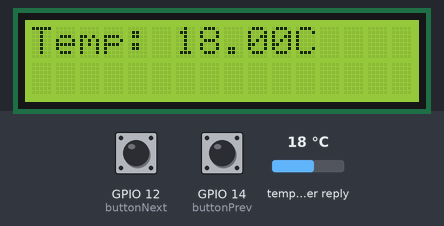
Simulated run of this program. Board: ESP32. Parts: 16×2 character LCD. Inputs (shaded band) come from the test bench; at power-on: GPIO 12 (buttonNext) HIGH, GPIO 14 (buttonPrev) HIGH, temperature in the weather reply 18 °C. WiFi joins after 1.5 s; servers stay silent unless stated; web services answer with replies made up by the test bench; what the program prints to the serial monitor is not drawn.

Above: at 8.0 s.
8.1 s: GPIO 12 (buttonNext) pulled LOW for 3.2 s
At 11.7 s:
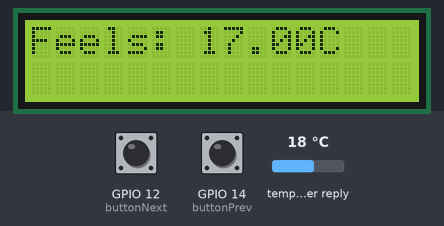
12.8 s: GPIO 14 (buttonPrev) pulled LOW for 1 s
At 14.7 s:
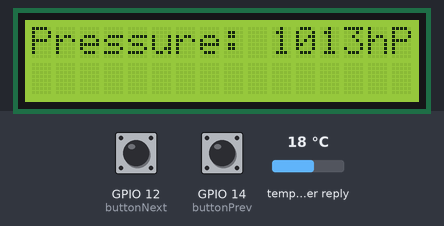
15.3 s: GPIO 14 (buttonPrev) pulled LOW for 0.15 s
At 16.5 s:
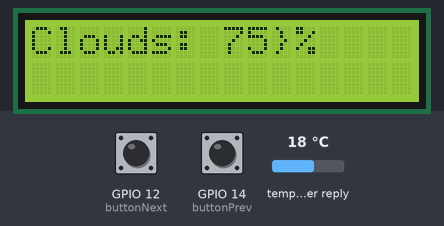
16.9 s: GPIO 14 (buttonPrev) pulled LOW for 3.2 s
At 20.8 s:
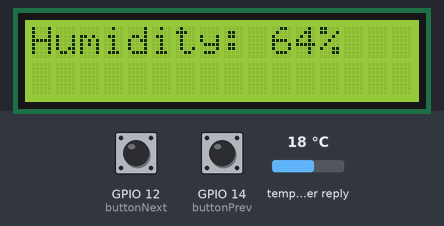
Timing chart, 0 to 22.3 s (numbered marks = the images above; inputs shaded):
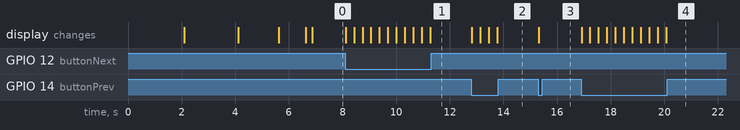

The program:

main.cpp
```cpp
#include <Wire.h>
#include <LiquidCrystal_I2C.h>
#include <WiFi.h>
#include <HTTPClient.h>

const char* ssid = "Wokwi-GUEST";
const char* password = "";
String apiKey = "0c854b30810ba8e3e1f55b2eeabe6da6";
String city = "Malang";
String units = "metric";
String server = "http://api.openweathermap.org/data/2.5/weather?q=" + city + "&units=" + units + "&appid=" + apiKey;

LiquidCrystal_I2C lcd(0x27, 16, 2);

const int buttonNext = 12;
const int buttonPrev = 14;

int scrollIndex = 0;
unsigned long lastUpdate = 0;
unsigned long updateInterval = 60000;

// Data weather
String temp = "N/A";
String feels_like = "N/A";
String precipitation = "0"; // Default 0 mm
String windSpeed = "N/A";
String windDirection = "N/A";
String humidity = "N/A";
String clouds = "N/A";
String pressure = "N/A";
String sunrise = "N/A";
String sunset = "N/A";

// Function prototypes
void fetchWeather();
void displayData(int index);
String getValue(String data, String key);
String getOptionalValue(String data, String key);
String formatTime(String unixTimeStr);

void setup() {
  Serial.begin(115200);

  lcd.init();
  lcd.backlight();

  pinMode(buttonNext, INPUT_PULLUP);
  pinMode(buttonPrev, INPUT_PULLUP);

  // Tampilan awal nama pembuat
  lcd.setCursor(0, 0);
  lcd.print("Created by");
  lcd.setCursor(0, 1);
  lcd.print("Ifadah");
  delay(2000);

  lcd.clear();
  lcd.setCursor(0, 0);
  lcd.print("Ipadd");
  delay(2000);

  lcd.clear();
  lcd.setCursor(0, 0);
  lcd.print("Connecting...");

  WiFi.begin(ssid, password);
  while (WiFi.status() != WL_CONNECTED) {
    delay(500);
    Serial.print(".");
  }

  lcd.clear();
  lcd.setCursor(0, 0);
  lcd.print("Connected!");
  delay(1000);
  lcd.clear();

  fetchWeather(); // Fetch pertama
  displayData(scrollIndex);
}

void loop() {
  unsigned long currentMillis = millis();

  // Update data tiap 60 detik
  if (currentMillis - lastUpdate > updateInterval) {
    lastUpdate = currentMillis;
    fetchWeather();
    displayData(scrollIndex);
  }

  // Tombol Next
  if (digitalRead(buttonNext) == LOW) {
    scrollIndex++;
    if (scrollIndex > 9) scrollIndex = 0;
    displayData(scrollIndex);
    delay(300); // Debounce
  }

  // Tombol Prev
  if (digitalRead(buttonPrev) == LOW) {
    scrollIndex--;
    if (scrollIndex < 0) scrollIndex = 9;
    displayData(scrollIndex);
    delay(300); // Debounce
  }
}

void fetchWeather() {
  if (WiFi.status() == WL_CONNECTED) {
    HTTPClient http;
    http.begin(server);
    int httpCode = http.GET();

    if (httpCode > 0) {
      String payload = http.getString();
      Serial.println(payload);

      temp = getValue(payload, "temp");
      feels_like = getValue(payload, "feels_like");
      humidity = getValue(payload, "humidity");
      windSpeed = getValue(payload, "speed");
      windDirection = getValue(payload, "deg");
      pressure = getValue(payload, "pressure");
      clouds = getValue(payload, "all");
      precipitation = getOptionalValue(payload, "\"rain\":{\"1h\":");
      sunrise = formatTime(getValue(payload, "sunrise"));
      sunset = formatTime(getValue(payload, "sunset"));

    } else {
      Serial.println("Error on HTTP request");
    }
    http.end();
  }
}

void displayData(int index) {
  lcd.clear();
  lcd.setCursor(0, 0);

  switch(index) {
    case 0:
      lcd.print("Temp: " + temp + "C");
      break;
    case 1:
      lcd.print("Feels: " + feels_like + "C");
      break;
    case 2:
      lcd.print("Precip: " + precipitation + "mm");
      break;
    case 3:
      lcd.print("Wind: " + windSpeed + "m/s");
      break;
    case 4:
      lcd.print("Dir: " + windDirection + (char)223);
      break;
    case 5:
      lcd.print("Humidity: " + humidity + "%");
      break;
    case 6:
      lcd.print("Clouds: " + clouds + "%");
      break;
    case 7:
      lcd.print("Pressure: " + pressure + "hPa");
      break;
    case 8:
      lcd.print("Sunrise:");
      lcd.setCursor(0, 1);
      lcd.print(sunrise);
      break;
    case 9:
      lcd.print("Sunset:");
      lcd.setCursor(0, 1);
      lcd.print(sunset);
      break;
  }
}

// Fungsi parsing data biasa
String getValue(String data, String key) {
  int startIndex = data.indexOf(key);
  if (startIndex == -1) return "N/A";
  startIndex = data.indexOf(":", startIndex) + 1;
  int endIndex = data.indexOf(",", startIndex);
  if (endIndex == -1) endIndex = data.indexOf("}", startIndex);
  String value = data.substring(startIndex, endIndex);
  value.trim();
  return value;
}

// Fungsi parsing rain opsional
String getOptionalValue(String data, String key) {
  int start = data.indexOf(key);
  if (start == -1) return "0"; // kalau tidak ada hujan, return 0
  start += key.length();
  int end = data.indexOf(",", start);
  if (end == -1) end = data.indexOf("}", start);
  String value = data.substring(start, end);
  value.trim();
  return value;
}

// Format UNIX Time ke WIB jam:menit
String formatTime(String unixTimeStr) {
  unsigned long unixTime = unixTimeStr.toInt();

  // Tambah offset 7 jam untuk WIB
  unixTime += 7 * 3600;

  int hours = (unixTime % 86400L) / 3600;
  int minutes = (unixTime % 3600) / 60;

  char buffer[6];
  sprintf(buffer, "%02d:%02d", hours, minutes);
  return String(buffer);
}
```

Measured:
- after the input at 8.1 s, the display: changes at once (image 1)
- after the input at 12.8 s, the display: first changes at once (image 2 shows a later state)
- after the input at 15.3 s, the display: changes at once (image 3)
- after the input at 16.9 s, the display: changes at once (image 4)
